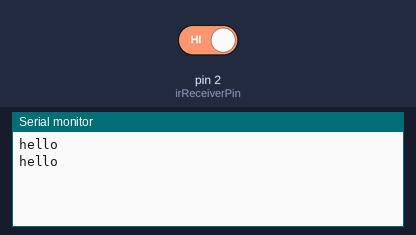
The sketch below on a simulated Arduino Uno, built with avr-gcc and run on an emulated ATmega328P. Shown: the last lines printed to the serial monitor. The test bench sets the inputs (shaded band); at power-on: pin 2 (irReceiverPin) HIGH.

Above: at 1.2 s.
1.3 s: pin 2 (irReceiverPin) driven LOW
At 1.9 s:
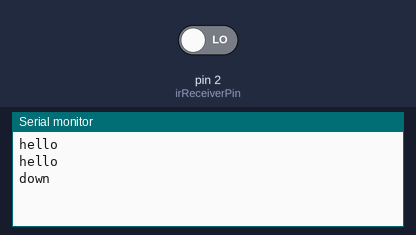
2.8 s: pin 2 (irReceiverPin) driven HIGH
At 2.96 s:
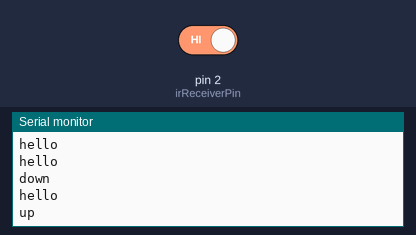

Measured:
- after the input at 1.3 s, the serial monitor: prints a new line at once (image 1)
- after the input at 2.8 s, the serial monitor: prints a new line at once (image 2)

The sketch:

19_hardware_interrupt.ino
```cpp
const int irReceiverPin = 2;

void setup() {
  pinMode(irReceiverPin, INPUT);
  Serial.begin(9600);
  attachInterrupt(digitalPinToInterrupt(irReceiverPin), analyze, CHANGE);
}

void loop() {
  Serial.println("hello");
  delay(1000);
}

void analyze() {
  if (digitalRead(irReceiverPin) == LOW) {
    Serial.println("down");
  } else {
    Serial.println("up");
  }
}
```
